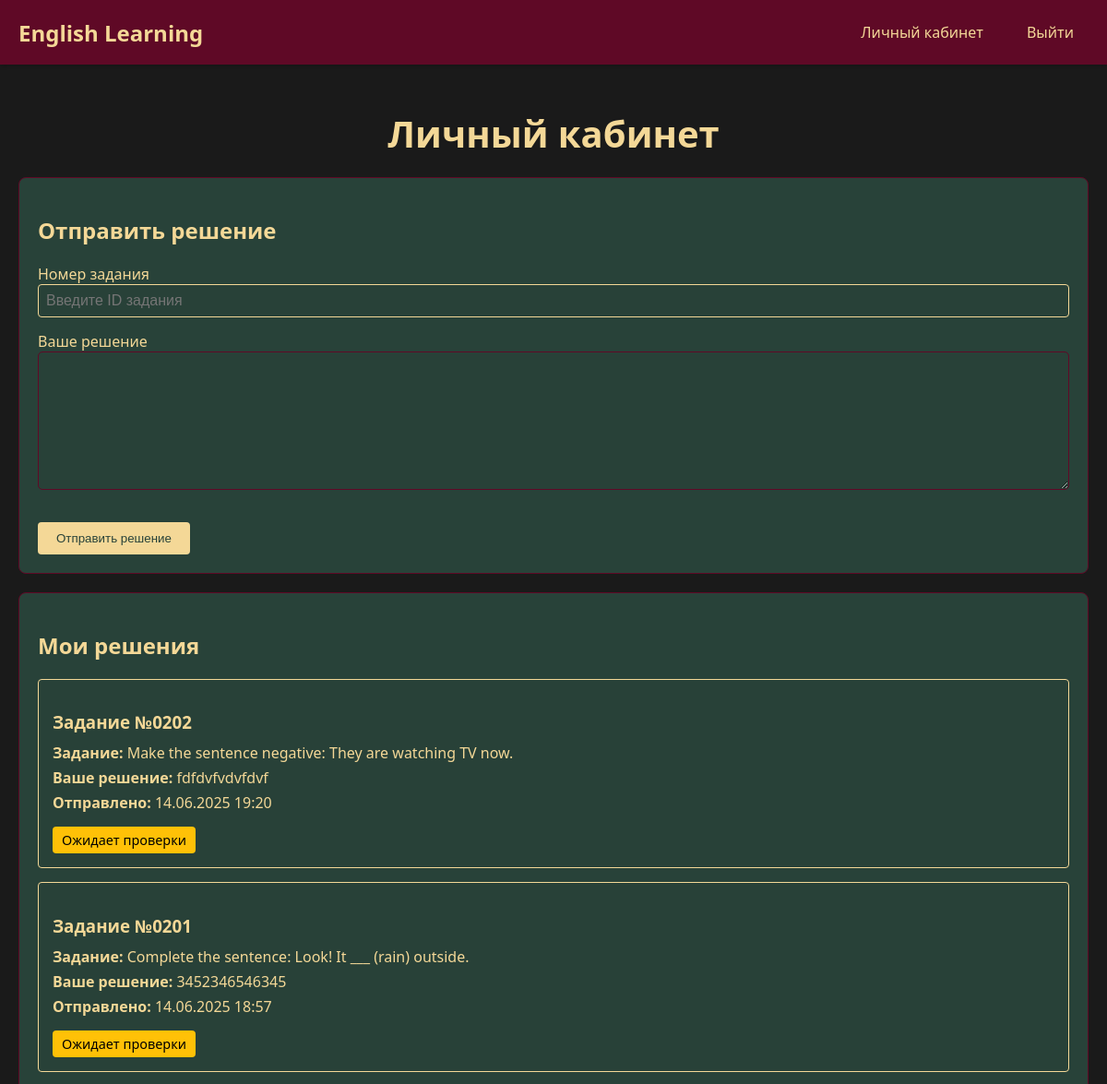
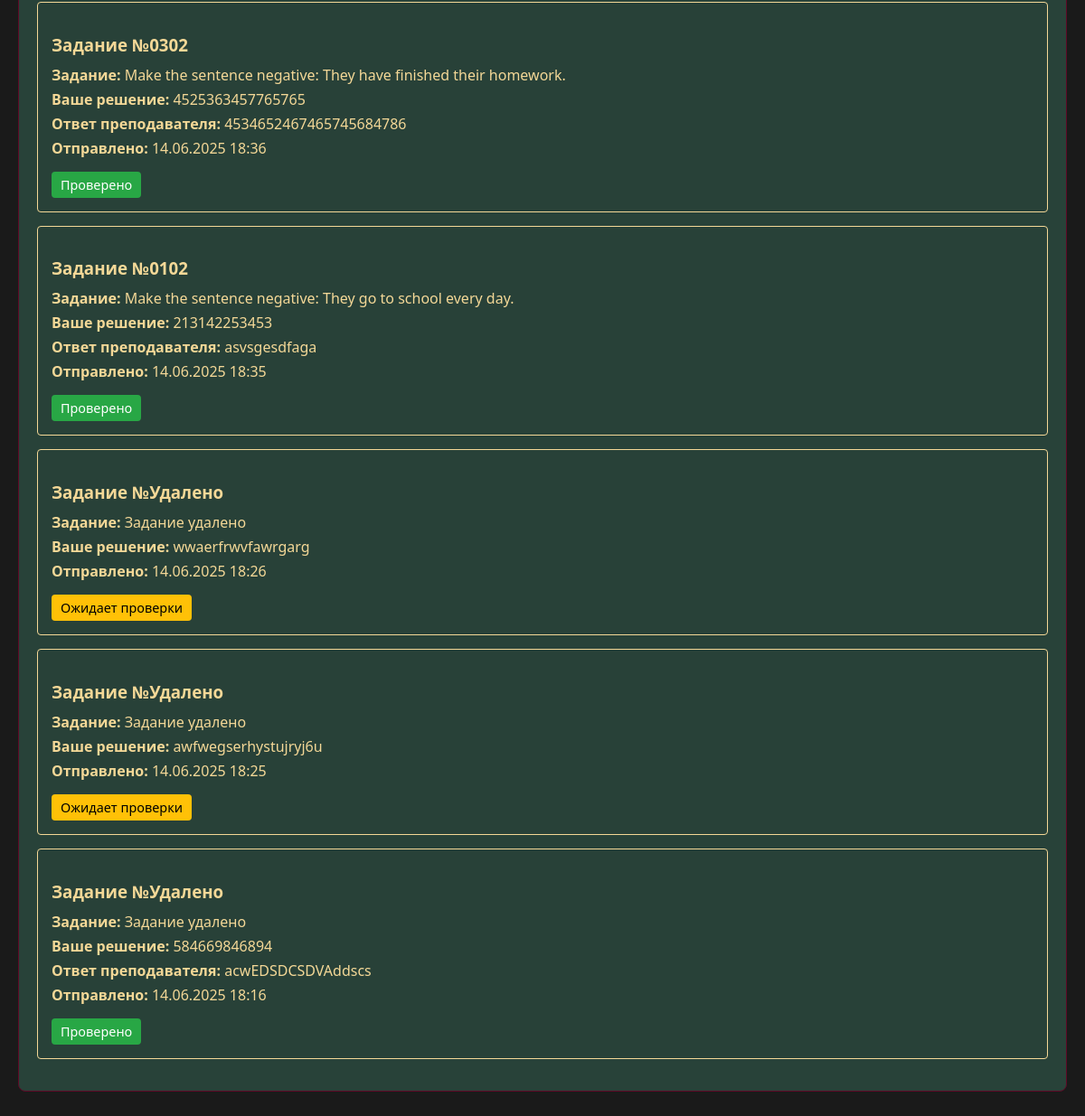
/dashboard (signed in), run on the app's committed database (2 pictures, top to bottom).
### app/models.py (models this page shows)
class Solution(db.Model):
    __tablename__ = 'solutions'
    id = db.Column(db.Integer, primary_key=True)
    user_id = db.Column(db.Integer, db.ForeignKey('users.id'))
    task_id = db.Column(db.Integer, db.ForeignKey('tasks.id'))
    content = db.Column(db.Text)
    feedback = db.Column(db.Text)
    submitted_at = db.Column(db.DateTime, default=lambda: datetime.now(UTC))
    reviewed_at = db.Column(db.DateTime)
    is_reviewed = db.Column(db.Boolean, default=False)
    task = db.relationship('Task', backref='solutions')
    user = db.relationship('User', backref='solutions')

class Task(db.Model):
    __tablename__ = 'tasks'
    id = db.Column(db.Integer, primary_key=True)
    category_id = db.Column(db.Integer, db.ForeignKey('task_categories.id'), nullable=False)
    task_number = db.Column(db.Integer, nullable=False)
    content = db.Column(db.Text, nullable=False)
    created_at = db.Column(db.DateTime, default=lambda: datetime.now(UTC))
    def get_full_id(self):
        return f"{self.category_id:02d}{self.task_number:02d}"

### app/main/routes.py (the view)
@bp.route('/dashboard')
@login_required
def dashboard():
    if current_user.is_admin:
        return redirect(url_for('admin.dashboard'))
    solutions = Solution.query.filter_by(user_id=current_user.id).order_by(Solution.submitted_at.desc()).all()
    form = SolutionForm()
    return render_template('main/dashboard.html',
                           title='Личный кабинет',
                           solutions=solutions,
                           form=form)

### app/main/forms.py
class SolutionForm(FlaskForm):
    task_id = IntegerField('Номер задания', validators=[
        DataRequired(),
        NumberRange(min=1, message='Номер задания должен быть положительным числом')
    ])
    content = TextAreaField('Ваше решение', validators=[
        DataRequired(),
        Length(min=1, max=1000, message='Решение должно быть от 1 до 1000 символов')
    ])
    submit = SubmitField('Отправить решение')

### app/models.py (called while the page is built)
@login_manager.user_loader
def load_user(user_id):
    return db.session.get(User, int(user_id))

### app/templates/main/dashboard.html (shortened to what this page needs)
{% extends "base.html" %}
{% block content %}
<div class="dashboard-container">
    <h1>Личный кабинет</h1>
    <div class="dashboard-section">
        <h2>Отправить решение</h2>
        <form class="solution-form" method="POST" action="{{ url_for('main.submit_solution') }}">
            <div class="form-group">
                {{ form.task_id.label }}
                {{ form.task_id(class="form-control", placeholder="Введите ID задания") }}
            </div>
            <div class="form-group">
                {{ form.content.label }}
                {{ form.content(class="form-control", rows=5) }}
            </div>
            {{ form.submit(class="btn-custom") }}
        </form>
    </div>
    <div class="dashboard-section">
        <h2>Мои решения</h2>
        {% if solutions %}
        <div class="solutions-list">
            {% for solution in solutions %}
            <div class="solution-item">
                <h3>Задание №{{ solution.task.get_full_id() if solution.task else 'Удалено' }}</h3>
                <p><strong>Задание:</strong> {{ solution.task.content if solution.task else 'Задание удалено' }}</p>
                <p><strong>Ваше решение:</strong> {{ solution.content }}</p>
                {% if solution.feedback %}
                <p><strong>Ответ преподавателя:</strong> {{ solution.feedback }}</p>
                {% endif %}
                <p><strong>Отправлено:</strong> {{ solution.submitted_at.strftime('%d.%m.%Y %H:%M') }}</p>
                <span class="solution-status {% if solution.is_reviewed %}status-reviewed{% else %}status-pending{% endif %}">
                    {% if solution.is_reviewed %}Проверено{% else %}Ожидает проверки{% endif %}
                </span>
            </div>
            {% endfor %}
        </div>
        {% else %}
        <p>Вы еще не отправляли решений.</p>
        {% endif %}
    </div>
</div>
{% endblock %}

### app/static/style.css (style rules this page uses)
:root { --burgundy: rgb(95, 9, 38); --dark-green: rgb(40, 66, 57); --gold: rgb(244, 216, 151); --light-gold: #e8c97d; }
body { background-color: #1a1a1a; color: var(--gold); font-family: 'Segoe UI', Tahoma, Geneva, Verdana, sans-serif; margin: 0; padding: 0; }
.btn-custom { background-color: var(--gold); color: var(--dark-green); border: none; padding: 8px 16px; border-radius: 4px; text-decoration: none; transition: all 0.3s ease; }
.form-group { margin-bottom: 20px; }
.form-control { width: 100%; padding: 10px; border: 1px solid var(--burgundy); border-radius: 4px; background-color: rgba(40, 66, 57, 0.8); color: var(--gold); }
h1 { color: var(--gold); font-size: 2.5rem; margin-bottom: 20px; text-align: center; }
h2 { color: var(--gold); font-size: 2rem; margin-bottom: 15px; }
.dashboard-container { max-width: 800px; margin: 0 auto; padding: 20px; }
.dashboard-section { background-color: var(--dark-green); border-radius: 10px; border: 1px solid var(--burgundy); padding: 20px; margin-bottom: 30px; }
.dashboard-section h2 { color: var(--gold); margin-bottom: 20px; font-size: 1.5rem; }
.solution-form { margin-top: 20px; }
.solution-form textarea { width: 100%; min-height: 150px; padding: 12px; border: 1px solid var(--burgundy); border-radius: 5px; background-color: rgba(40, 66, 57, 0.8); color: var(--gold); margin-bottom: 15px; }
.solutions-list { margin-top: 20px; }
.solution-item { background-color: rgba(40, 66, 57, 0.8); border: 1px solid var(--burgundy); border-radius: 5px; padding: 15px; margin-bottom: 15px; }
.solution-item h3 { color: var(--gold); margin-bottom: 10px; }
.solution-item p { color: var(--gold); margin: 5px 0; }
.solution-status { display: inline-block; padding: 4px 8px; border-radius: 4px; font-size: 0.9rem; margin-top: 10px; }
.status-pending { background-color: #ffc107; color: #000; }
.status-reviewed { background-color: #28a745; color: #fff; }
.form-control { width: 100%; padding: 10px; border: 1px solid #f4d897; border-radius: 4px; font-size: 16px; box-sizing: border-box; resize: vertical; background-color: rgba(40, 66, 57, 0.8); color: #f4d897; }

### app/templates/main/dashboard.html (style rules this page uses)
.dashboard-container { max-width: 1200px; margin: 0 auto; padding: 20px; }
.dashboard-section { background-color: rgb(40, 66, 57); border-radius: 8px; padding: 20px; margin-bottom: 20px; color: rgb(244, 216, 151); }
.solution-form { margin-top: 20px; }
.form-group { margin-bottom: 15px; }
.form-control { width: 100%; padding: 8px; border: 1px solid #f4d897; border-radius: 4px; background-color: rgba(40, 66, 57, 0.8); color: #f4d897; }
.btn-custom { background-color: #f4d897; color: rgb(40, 66, 57); border: none; padding: 10px 20px; border-radius: 4px; cursor: pointer; transition: all 0.3s ease; }
.solutions-list { margin-top: 20px; }
.solution-item { background-color: rgba(40, 66, 57, 0.8); border: 1px solid #f4d897; border-radius: 4px; padding: 15px; margin-bottom: 15px; }
.solution-status { display: inline-block; padding: 5px 10px; border-radius: 4px; font-size: 0.9em; margin-top: 10px; }
.status-reviewed { background-color: #28a745; color: white; }
.status-pending { background-color: #ffc107; color: black; }

### data on the page
Solution: task "0202", task "Make the sentence negative: They are watching TV now.", content "fdfdvfvdvfdvf", submitted_at "14.06.2025 19:20", is_reviewed "Ожидает проверки"
Solution: task "0201", task "Complete the sentence: Look! It ___ (rain) outside.", content "3452346546345", submitted_at "14.06.2025 18:57", is_reviewed "Ожидает проверки"
Solution: task "0302", task "Make the sentence negative: They have finished their homework.", content "4525363457765765", feedback "4534652467465745684786", submitted_at "14.06.2025 18:36", is_reviewed "Проверено"
Solution: task "0102", task "Make the sentence negative: They go to school every day.", content "213142253453", feedback "asvsgesdfaga", submitted_at "14.06.2025 18:35", is_reviewed "Проверено"
Solution: task "Удалено", task "Задание удалено", content "wwaerfrwvfawrgarg", submitted_at "14.06.2025 18:26", is_reviewed "Ожидает проверки"
Solution: task "Удалено", task "Задание удалено", content "awfwegserhystujryj6u", submitted_at "14.06.2025 18:25", is_reviewed "Ожидает проверки"
Solution: task "Удалено", task "Задание удалено", content "584669846894", feedback "acwEDSDCSDVAddscs", submitted_at "14.06.2025 18:16", is_reviewed "Проверено"
